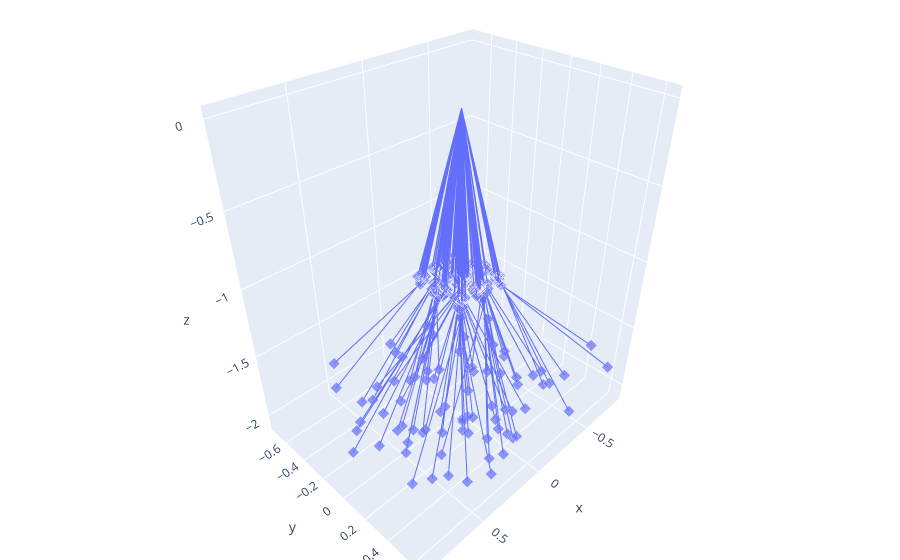

Notebook code cell kept with this figure:
### Code cell
import visu3d as v3d 

idx = 1
# poss = np.concatenate((r0[valid][::idx, :3], r1[::idx, :3]),axis=0)
# dirss = np.concatenate((r0[valid][::idx, 3:], r1[::idx, 3:]),axis=0)
viz = visu3d_tracer([r0[valid_batch][::idx],r2[valid_batch][::idx], r4_batch[valid_batch][::idx]])
# viz = visu3d_tracer([r0[::idx],r2[::idx], r4[::idx]])

viz.fig

### Figure 1 — Plotly figure (JSON) as saved in the notebook; plotly's stock layout.template omitted (floating-point values rounded to 4 significant figures; data arrays with more than 128 entries replaced by an {"elided": "..."} marker saying what was removed)
{"data": [{"legendgroup": "Ray 0", "marker": {"size": {"elided": "1500 int values"}, "symbol": "diamond"}, "mode": "lines+markers", "name": "Ray 0", "showlegend": false, "type": "scatter3d", "x": {"elided": "1500 float values"}, "y": {"elided": "1500 float values"}, "z": {"elided": "1500 float values"}}, {"marker": {"color": "rgba(0, 0, 0, 0.0)", "size": 0.01}, "showlegend": false, "type": "scatter3d", "x": [0], "y": [0], "z": [0]}], "layout": {"legend": {"y": 0.96}, "margin": {"b": 0, "l": 0, "r": 0, "t": 0}, "scene": {"aspectmode": "data"}}}
